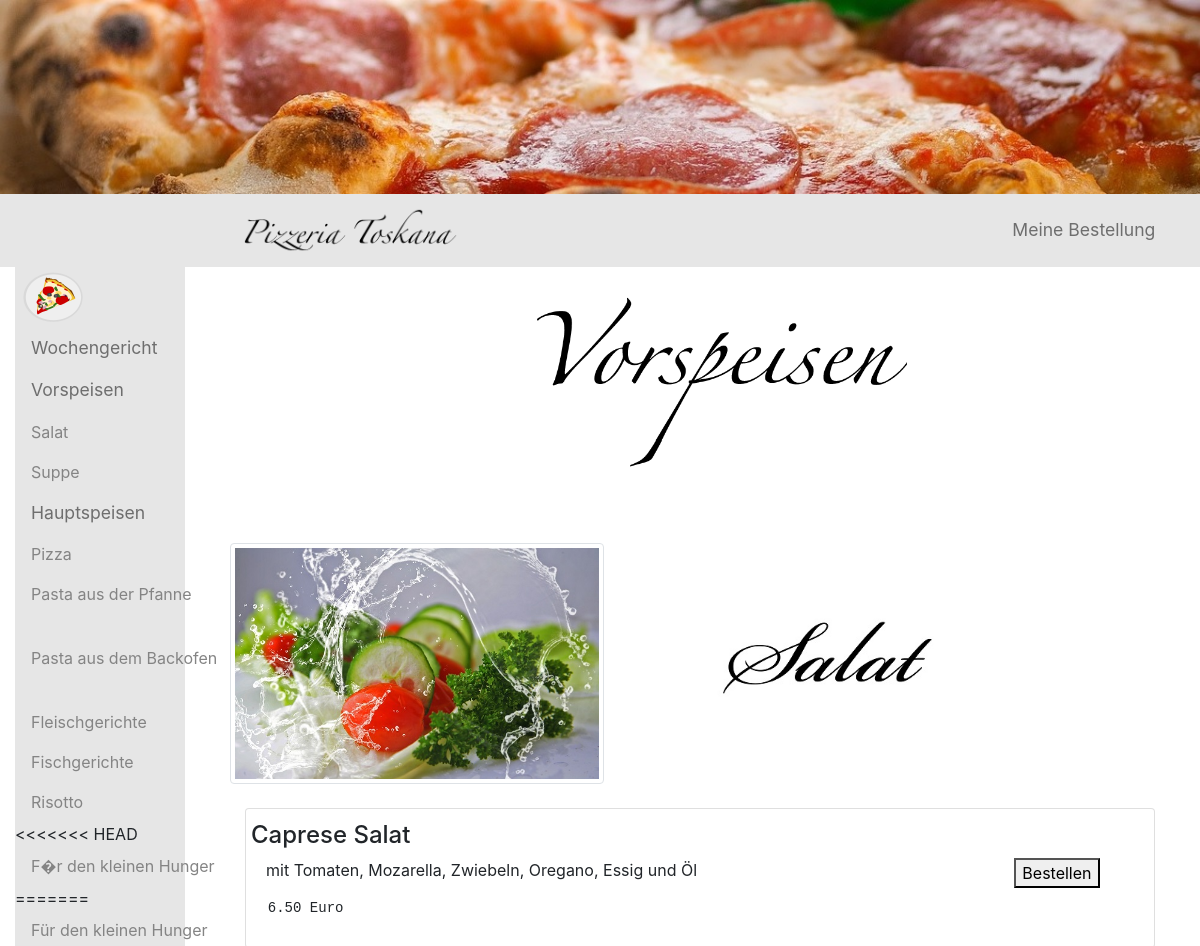
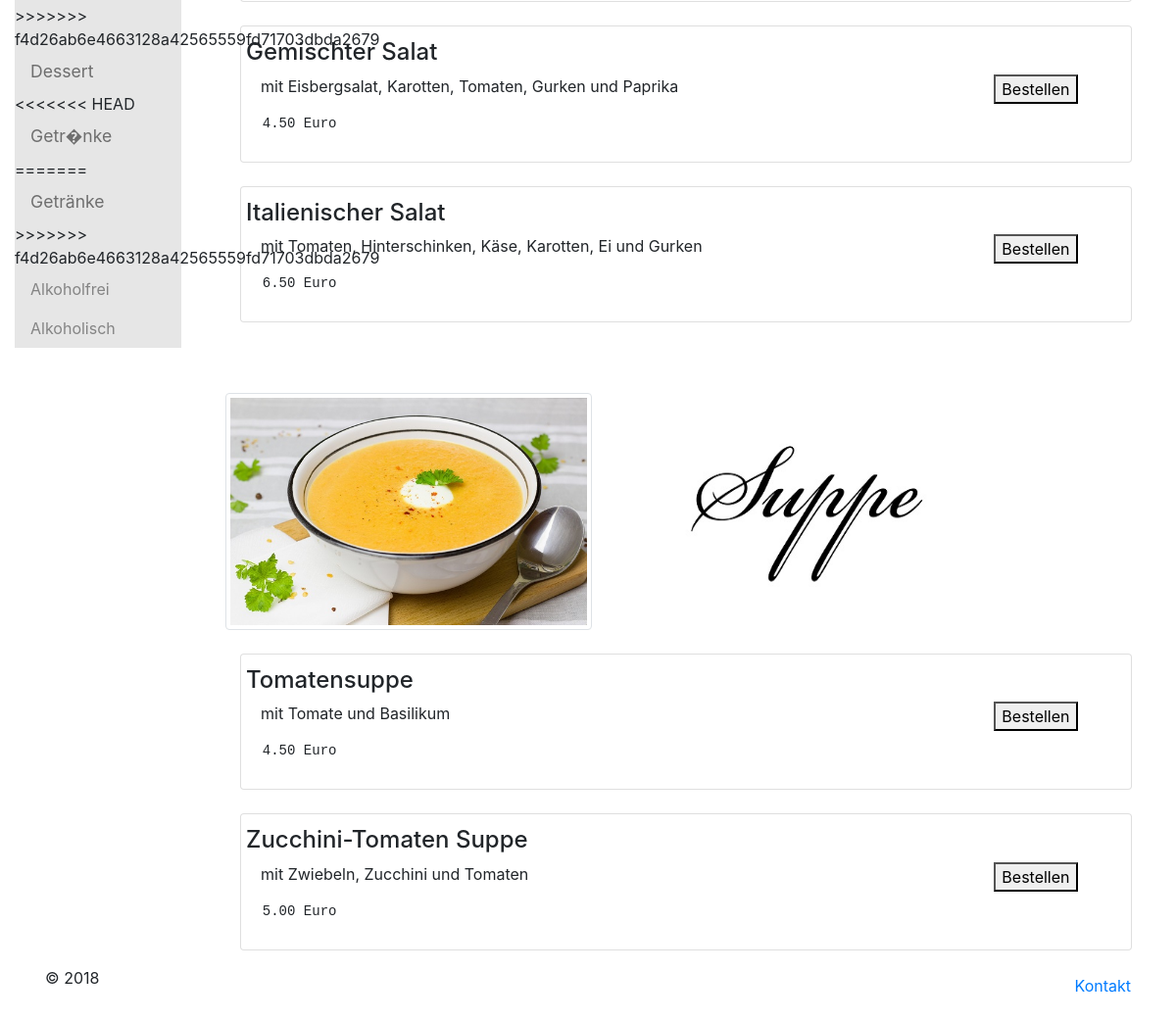
The app's page /vorspeisen.php with its own data (2 pictures, top to bottom).
### tables this page shows
CREATE TABLE `speisen` (
  `id` int(11) NOT NULL,
  `kategorie` enum('suppe','salat','pizza','pastaOfen','pastaPfanne','fisch','fleisch','risotto','kleinerHunger','alkoholisch','alkoholfrei','nachspeisen','wochengerichte') NOT NULL,
  `name` varchar(255) NOT NULL,
  `beschreibung` varchar(255) NOT NULL,
  `preis` decimal(10,2) UNSIGNED NOT NULL,
  `zubereitungszeit` int(11) NOT NULL
);

### anzeigeDerSpeisen.php (the view)
<div class="container">
     <br>
     <ul class="list-group">
        <li class="list-group-item">
        	<div class="row justify-content-start">
        		<h4>  <?=$row['name']?> </h4>
        	</div>
        	<div class="row justify-content-start">
        		<div class="col-10">
        			<p><?=$row['beschreibung']?> </p>
        		</div>
        		<div class="col-2">
        			<form method="post" action="">
        				<button name=<?="bestellenButton".$row['id'] ?>>Bestellen</button>
        			</form>
        		</div>
        	</div>
        	<div class="row justify-content-start">
        		<pre >  <?=$row['preis']?> Euro </pre>
        	</div>
        </li>
     </ul>
</div>

### vorspeisen.php (shortened to what this page needs)
<!DOCTYPE html>
<html lang="de">
	<head>
		<link rel="stylesheet" href="https://maxcdn.bootstrapcdn.com/bootstrap/4.1.3/css/bootstrap.min.css">
		<link href="css/speisen.css" rel="stylesheet">
	</head>
	<body>
		<div class="container-fluid">
			<div class="row">
				<img class="img-fluid" src="Bilder/pizza23.jpg" alt="Pizza Top Page" >
			</div>
			<div class="row">
				<?php
				    include 'navbarHorizontal.php';
                ?>
			</div>
			<div>
				<div class="row">
					<div class="col-2">
				  		<?php
        				    include 'navbarVertikal.php';
                        ?>
					</div>
					<div class="col-10">
						<div class="container">
							<br>
							<div class="row justify-content-center">
							  <img src="Bilder/vorspeisen/vorspeisenText2.png" alt="Home" style="width:600px;" class="float-center">
							</div>
							<br>
							<br>
							<br>
							<div class="row">
								<div class="col-5 align-self-start">
									<img src="Bilder/vorspeisen/salat.jpg" alt="Salat" class="img-thumbnail" >
								</div>
								<div class="col-5 align-self-center">
									<img src="Bilder/vorspeisen/salatText.jpg" alt="Salat"  width="400" height="400">
								</div>
							</div>
							<?php
							$pdo = new PDO('mysql:host=localhost;charset=utf8; dbname=restaurantdb', 'root', '');
                            $sql = "SELECT id, name, kategorie, beschreibung, preis FROM speisen WHERE kategorie = 'salat'";
                             foreach ($pdo->query($sql) as $row) :
                             include 'anzeigeDerSpeisen.php';
    						endforeach;
    						?>
							<br>
							<br>
							<br>
							<div class="row">
								<div class="col-5 align-self-start">
									<img src="Bilder/vorspeisen/suppe.jpg" alt="Suppe" class="img-thumbnail" width="400" height="400">
								</div>
								<div class="col-5 ">
									<img src="Bilder/vorspeisen/suppeText.jpg" alt="Suppe" >
								</div>
							</div>
							<?php
							$pdo = new PDO('mysql:host=localhost;charset=utf8; dbname=restaurantdb', 'root', '');
                                $sql = "SELECT id, name, kategorie, beschreibung, preis FROM speisen WHERE kategorie = 'suppe'";
                                 foreach ($pdo->query($sql) as $row) :
                                     include 'anzeigeDerSpeisen.php';
        					    endforeach;
        					 ?>
						</div>
					</div>
				</div>
			</div>
			<div class="navbar navbar-inverse navbar-fixed-bottom" role="navigation">
				<?php include 'footer.php'?>
			</div>
		</div>
	</body>
</html>

### css/speisen.css (style rules this page uses)
img { width:100%; height: 100%; }

### records on screen
speisen: name "Caprese Salat", beschreibung "mit Tomaten, Mozarella, Zwiebeln, Oregano, Essig und Öl", preis "6.50"
speisen: name "Gemischter Salat", beschreibung "mit Eisbergsalat, Karotten, Tomaten, Gurken und Paprika", preis "4.50"
speisen: name "Italienischer Salat", beschreibung "mit Tomaten, Hinterschinken, Käse, Karotten, Ei und Gurken", preis "6.50"
speisen: name "Tomatensuppe", beschreibung "mit Tomate und Basilikum", preis "4.50"
speisen: name "Zucchini-Tomaten Suppe", beschreibung "mit Zwiebeln, Zucchini und Tomaten", preis "5.00"
